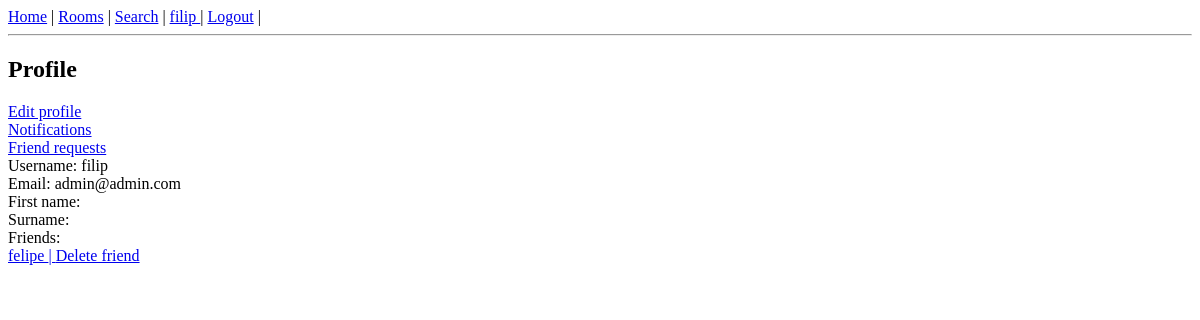
Page /user/filip (signed in) on the earlier database version.
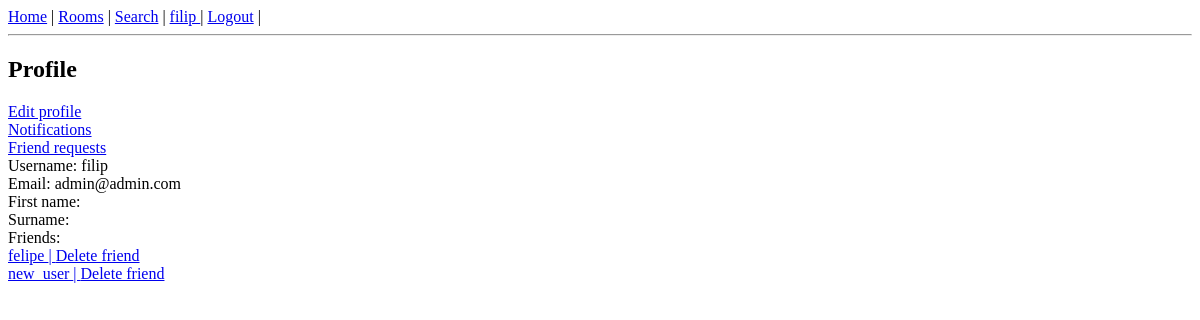
Same page on the later database version.
### viperchat/models.py (models this page shows)
class User(AbstractUser):
    friends = models.ManyToManyField('self', blank=True)
    username = models.SlugField(unique=True, max_length=150)

### viperchat/views.py (the view)
# urls.py: path('user/<slug:username>', vchat.UserProfile.as_view(), name='user_detail'),
class UserProfile(DetailView):
    model = User
    template_name = 'viperchat/user_profile.html'
    context_object_name = 'user'
    def get_object(self, queryset=None):
        username = self.kwargs['username']
        user = User.objects.get(username=username)
        return user
    def get_context_data(self, **kwargs):
        context = super().get_context_data(**kwargs)
        friend_request = FriendRequest.objects.filter(sender=self.request.user, receiver=self.get_object())
        friend_request_mirror = FriendRequest.objects.filter(sender=self.get_object(), receiver=self.request.user)
        context['friend_request'] = friend_request
        context['friend_request_mirror'] = friend_request_mirror
        return context

### templates/viperchat/user_profile.html (shortened to what this page needs)
{% extends 'viperchat/base.html' %}
{% block content %}
<h2>Profile</h2>
{% if request.user == user %}
<a href="{% url 'edit_profile' user.username %}">Edit profile</a><br>
<a href="{% url 'notification_list' user.username %}">Notifications</a><br>
<a href="{% url 'friend_request_list' user.username %}">Friend requests</a><br>
{% endif %}
Username: {{ user.username }} <br>
Email: {{ user.email }}<br>
First name: {{ user.first_name }}<br>
Surname: {{ user.last_name }}<br>
Friends: <br>{% for friend in user.friends.all %}
            <a href="{% url 'user_detail' friend.username %}">{{ friend.username }} |  <a href="{% url 'delete_friend' friend.username%}">Delete friend</a></a><br>
        {% endfor %}
{% endblock %}

### templates/viperchat/base.html (shortened to what this page needs)
<!DOCTYPE html>
<html lang="en">
<head>
</head>
<body>
    <a href="{% url 'home' %}">Home</a> |
    <a href="{% url 'rooms' %}">Rooms</a> |
    <a href="{% url 'search' %}">Search</a> |
    {% if user.is_authenticated %}
        <a href="{% url 'user_detail' request.user.username %}">{{ request.user.username }} </a> |
        <a href="{% url 'account_logout' %}">Logout</a> |
    {% else %}
        <a href="{% url 'account_login' %}">Login</a> |
        <a href="{% url 'account_signup' %}">Register</a> |
    {% endif %}
    <hr>
    {% block content %}{% endblock %}
</body>
</html>

Differences in the rows shown:
now on this page (row edited): User: username "new_user"
